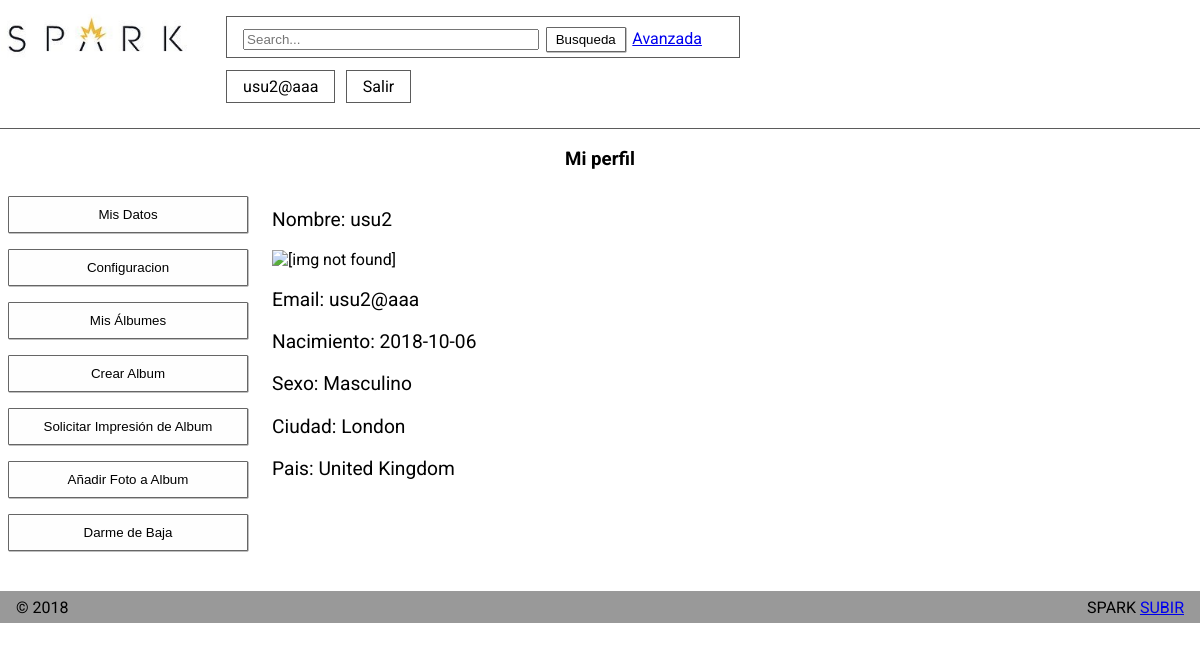
Page /mi_perfil.php?user=usu2@aaa&pass=aa (signed in) on the committed database.
### tables this page shows
CREATE TABLE `usuarios` (
  `IdUsuario` int(11) NOT NULL,
  `NomUsuario` text NOT NULL,
  `Clave` text NOT NULL,
  `Email` text NOT NULL,
  `Sexo` smallint(6) NOT NULL,
  `FNacimiento` date NOT NULL,
  `Ciudad` text NOT NULL,
  `Pais` int(11) NOT NULL,
  `Foto` text,
  `FRegistro` datetime NOT NULL,
  `Estilo` int(11) NOT NULL
);

CREATE TABLE `paises` (
  `IdPais` int(11) NOT NULL,
  `NomPais` text NOT NULL
);

### mi_perfil.php (the view, shortened to what this page needs)
<?php
include("sesionstart.php");
?>
<?php
    include("include/cabecera.inc");
    if(isset($_SESSION["user"])){
        include("include/header_logged.inc");
    } else {
        include("include/header.inc");
    }
?>
<?php
if(isset($_SESSION["user"])){
?>
<main>
    <h3>Mi perfil</h3>
    <section>
        <div id="navegacion_perfil">
            <?php
                echo <<<END
                    <label><button onclick="location.href='mi_perfil.php'" type="button">Mis Datos</button></label>
                    <label><button onclick="location.href='configuracion.php'" type="button">Configuracion</button></label>
                    <label><button onclick="location.href='mis_albumes.php'" type="button">Mis Álbumes</button></label>
                    <label><button onclick="location.href='nuevo_album.php'" type="button">Crear Album</button></label>
                    <label><button onclick="location.href='album_form_solicitud.php'" type="button">Solicitar Impresión de Album</button></label>
                    <label><button onclick="location.href='anyadir_foto_album.php'" type="button">Añadir Foto a Album</button></label>
                    <label><button onclick="location.href='baja_usuario.php'" type="button">Darme de Baja</button></label>
END;
            ?>
        </div>
        <div id="container_posting_perfil">
            <?php
            if(isset($_SESSION["user"])){
                $sentencia = 'SELECT * FROM usuarios where Email like "'.$_SESSION["user"].'"';
                if(!($resultado = $mysqli->query($sentencia))) {
                    echo "<p>Error al ejecutar la sentencia <b>$sentencia</b>: " . $mysqli->error;
                    echo '</p>';
                    exit;
                }
                $fila = $resultado->fetch_object();
                echo '<p>Nombre: '.$fila->NomUsuario.'</p>';
                echo '<img src="" alt="[img not found]">';
                echo '<p>Email: '.$fila->Email.'</p>';
                echo '<p>Nacimiento: '.$fila->FNacimiento.'</p>';
                if ($fila->Sexo == 1) {
                    $sexo = 'Masculino';
                } elseif ($fila->Sexo == 2) {
                    $sexo = 'Femenino';
                } elseif ($fila->Sexo == 3) {
                    $sexo = 'Otro';
                }
                echo '<p>Sexo: '.$sexo.'</p>';
                echo '<p>Ciudad: '.$fila->Ciudad.'</p>';
                $sentencia = 'SELECT NomPais FROM usuarios u, paises p where p.IdPais = u.Pais and u.Email like "'.$_SESSION["user"].'"';
                if(!($resultado = $mysqli->query($sentencia))) {
                    echo "<p>Error al ejecutar la sentencia <b>$sentencia</b>: " . $mysqli->error;
                    echo '</p>';
                    exit;
                }
                $fila = $resultado->fetch_object();
                echo '<p>Pais: '.$fila->NomPais.'</p>';
            } else {
                echo '<p>Se muestran todas las fotos del user...</p>';
            }
            ?>
        </div>
    </section>
 </main>
 <?php
 }else{
     echo '¡Vaya! parece que no estás loggeado <a href="registro.php">Accede ahora</a>';
 }
     require_once("include/fin.inc");
 ?>

### css/general.css (style rules this page uses)
html { overflow-y: scroll; min-width: 480px; max-width: 1200px; margin: auto; }
body { margin: 0px auto; max-width: 1920px; font-family: 'Roboto', sans-serif; }
.top_header > form > input, .top_header > form > input , button { margin-right: 0.2em; }
#container_posting_perfil { padding-left: 1em; }
h3 { text-align: center; }

### css/accesibilidad.css (style rules this page uses)
#container_posting_perfil > p { font-size: 1.2em; }

### rows in the picture
usuarios: NomUsuario "usu2", Email "usu2@aaa", FNacimiento "2018-10-06", Sexo "Masculino", Ciudad "London"
paises: NomPais "United Kingdom"

### other values in the picture
$_SESSION["user"] "usu2@aaa"
